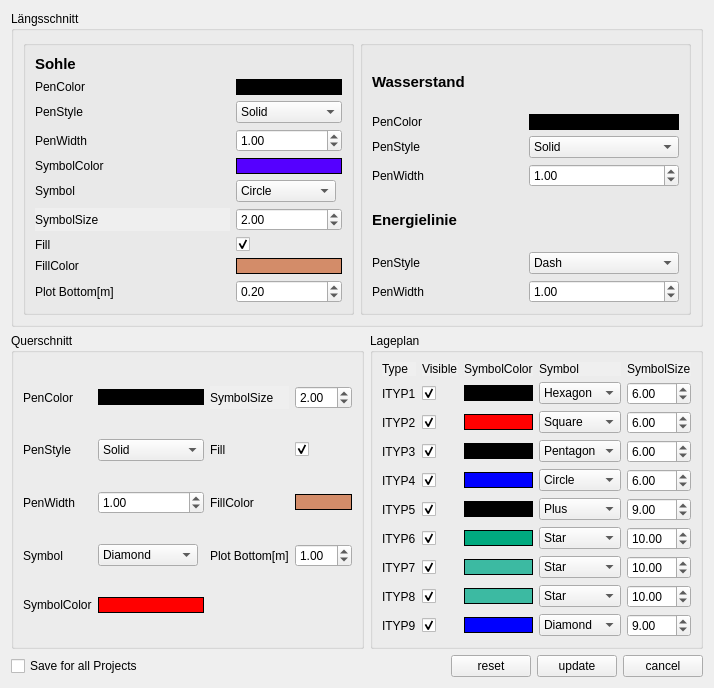
<?xml version="1.0" encoding="UTF-8"?>
<ui version="4.0">
 <class>settings</class>
 <widget class="QWidget" name="settings">
  <property name="geometry">
   <rect>
    <x>0</x>
    <y>0</y>
    <width>709</width>
    <height>646</height>
   </rect>
  </property>
  <property name="font">
   <font>
    <family>Segoe UI</family>
    <pointsize>9</pointsize>
   </font>
  </property>
  <property name="windowTitle">
   <string>Plot Einstellungen</string>
  </property>
  <property name="autoFillBackground">
   <bool>true</bool>
  </property>
  <layout class="QGridLayout" name="gridLayout">
   <item row="4" column="6">
    <widget class="QPushButton" name="cancel">
     <property name="text">
      <string>cancel</string>
     </property>
    </widget>
   </item>
   <item row="4" column="0">
    <widget class="QCheckBox" name="saveDefault">
     <property name="text">
      <string>Save for all Projects</string>
     </property>
    </widget>
   </item>
   <item row="0" column="0" colspan="7">
    <widget class="QGroupBox" name="groupBox_3">
     <property name="title">
      <string>Längsschnitt</string>
     </property>
     <layout class="QGridLayout" name="gridLayout_5">
      <item row="0" column="1">
       <widget class="QGroupBox" name="groupBox_5">
        <property name="title">
         <string/>
        </property>
        <layout class="QGridLayout" name="gridLayout_7">
         <item row="9" column="0">
          <widget class="QLabel" name="label_35">
           <property name="text">
            <string>PenWidth</string>
           </property>
          </widget>
         </item>
         <item row="3" column="0">
          <widget class="QLabel" name="label_31">
           <property name="text">
            <string>PenWidth</string>
           </property>
          </widget>
         </item>
         <item row="0" column="0" colspan="2">
          <widget class="QLabel" name="label_33">
           <property name="font">
            <font>
             <pointsize>11</pointsize>
             <weight>75</weight>
             <bold>true</bold>
            </font>
           </property>
           <property name="text">
            <string>Wasserstand</string>
           </property>
          </widget>
         </item>
         <item row="1" column="0">
          <widget class="QLabel" name="label_27">
           <property name="text">
            <string>PenColor</string>
           </property>
          </widget>
         </item>
         <item row="2" column="0">
          <widget class="QLabel" name="label_32">
           <property name="text">
            <string>PenStyle</string>
           </property>
          </widget>
         </item>
         <item row="3" column="1">
          <widget class="QDoubleSpinBox" name="wpw">
           <property name="value">
            <double>1.000000000000000</double>
           </property>
          </widget>
         </item>
         <item row="8" column="1">
          <widget class="QComboBox" name="eps">
           <property name="currentIndex">
            <number>1</number>
           </property>
           <item>
            <property name="text">
             <string>Solid</string>
            </property>
           </item>
           <item>
            <property name="text">
             <string>Dash</string>
            </property>
           </item>
           <item>
            <property name="text">
             <string>Dot</string>
            </property>
           </item>
           <item>
            <property name="text">
             <string>Dash-Dot</string>
            </property>
           </item>
           <item>
            <property name="text">
             <string>Dash-Dot-Dot</string>
            </property>
           </item>
          </widget>
         </item>
         <item row="8" column="0">
          <widget class="QLabel" name="label_34">
           <property name="text">
            <string>PenStyle</string>
           </property>
          </widget>
         </item>
         <item row="4" column="0" colspan="2">
          <widget class="QLabel" name="label_29">
           <property name="font">
            <font>
             <pointsize>11</pointsize>
             <weight>75</weight>
             <bold>true</bold>
            </font>
           </property>
           <property name="text">
            <string>Energielinie</string>
           </property>
          </widget>
         </item>
         <item row="1" column="1">
          <widget class="QPushButton" name="wpc">
           <property name="styleSheet">
            <string notr="true">QPushButton {
     background-color: rgb(0, 0, 0); border: 1px solid black;
}</string>
           </property>
           <property name="text">
            <string/>
           </property>
          </widget>
         </item>
         <item row="9" column="1">
          <widget class="QDoubleSpinBox" name="epw">
           <property name="value">
            <double>1.000000000000000</double>
           </property>
          </widget>
         </item>
         <item row="2" column="1">
          <widget class="QComboBox" name="wps">
           <item>
            <property name="text">
             <string>Solid</string>
            </property>
           </item>
           <item>
            <property name="text">
             <string>Dash</string>
            </property>
           </item>
           <item>
            <property name="text">
             <string>Dot</string>
            </property>
           </item>
           <item>
            <property name="text">
             <string>Dash-Dot</string>
            </property>
           </item>
           <item>
            <property name="text">
             <string>Dash-Dot-Dot</string>
            </property>
           </item>
          </widget>
         </item>
        </layout>
       </widget>
      </item>
      <item row="0" column="0">
       <widget class="QGroupBox" name="groupBox_2">
        <property name="title">
         <string/>
        </property>
        <layout class="QGridLayout" name="gridLayout_6">
         <item row="7" column="0">
          <widget class="QLabel" name="label_17">
           <property name="text">
            <string>Symbol</string>
           </property>
          </widget>
         </item>
         <item row="0" column="0" colspan="2">
          <widget class="QLabel" name="label_28">
           <property name="font">
            <font>
             <pointsize>11</pointsize>
             <weight>75</weight>
             <bold>true</bold>
            </font>
           </property>
           <property name="text">
            <string>Sohle</string>
           </property>
          </widget>
         </item>
         <item row="8" column="0">
          <widget class="QLabel" name="label_24">
           <property name="autoFillBackground">
            <bool>true</bool>
           </property>
           <property name="text">
            <string>SymbolSize</string>
           </property>
          </widget>
         </item>
         <item row="9" column="0">
          <widget class="QLabel" name="label_18">
           <property name="text">
            <string>Fill</string>
           </property>
          </widget>
         </item>
         <item row="4" column="0">
          <widget class="QLabel" name="label_42">
           <property name="text">
            <string>PenWidth</string>
           </property>
          </widget>
         </item>
         <item row="1" column="1">
          <widget class="QPushButton" name="lpc">
           <property name="styleSheet">
            <string notr="true">QPushButton {
     background-color: rgb(0, 0, 0); border: 1px solid black;
}</string>
           </property>
           <property name="text">
            <string/>
           </property>
          </widget>
         </item>
         <item row="10" column="0">
          <widget class="QLabel" name="label_26">
           <property name="text">
            <string>FillColor</string>
           </property>
          </widget>
         </item>
         <item row="11" column="1">
          <widget class="QDoubleSpinBox" name="lb">
           <property name="value">
            <double>0.200000000000000</double>
           </property>
          </widget>
         </item>
         <item row="10" column="1">
          <widget class="QPushButton" name="lfc">
           <property name="styleSheet">
            <string notr="true">QPushButton {
     background-color: rgb(211, 140, 105); border: 1px solid black;
}</string>
           </property>
           <property name="text">
            <string/>
           </property>
          </widget>
         </item>
         <item row="9" column="1">
          <widget class="QCheckBox" name="lf">
           <property name="text">
            <string/>
           </property>
           <property name="checked">
            <bool>true</bool>
           </property>
          </widget>
         </item>
         <item row="8" column="1">
          <widget class="QDoubleSpinBox" name="lg">
           <property name="decimals">
            <number>2</number>
           </property>
           <property name="value">
            <double>2.000000000000000</double>
           </property>
          </widget>
         </item>
         <item row="6" column="0">
          <widget class="QLabel" name="label_16">
           <property name="text">
            <string>SymbolColor</string>
           </property>
          </widget>
         </item>
         <item row="6" column="1">
          <widget class="QPushButton" name="lc">
           <property name="styleSheet">
            <string notr="true">QPushButton {
     background-color: rgb(85, 0, 255); border: 1px solid black;
}</string>
           </property>
           <property name="text">
            <string/>
           </property>
          </widget>
         </item>
         <item row="7" column="1">
          <widget class="QComboBox" name="ls">
           <property name="maximumSize">
            <size>
             <width>100</width>
             <height>16777215</height>
            </size>
           </property>
           <property name="currentIndex">
            <number>3</number>
           </property>
           <item>
            <property name="text">
             <string>Hexagon</string>
            </property>
           </item>
           <item>
            <property name="text">
             <string>Square</string>
            </property>
           </item>
           <item>
            <property name="text">
             <string>Pentagon</string>
            </property>
           </item>
           <item>
            <property name="text">
             <string>Circle</string>
            </property>
           </item>
           <item>
            <property name="text">
             <string>Plus</string>
            </property>
           </item>
           <item>
            <property name="text">
             <string>Diamond</string>
            </property>
           </item>
           <item>
            <property name="text">
             <string>Star</string>
            </property>
           </item>
          </widget>
         </item>
         <item row="1" column="0">
          <widget class="QLabel" name="label_40">
           <property name="text">
            <string>PenColor</string>
           </property>
          </widget>
         </item>
         <item row="11" column="0">
          <widget class="QLabel" name="label_25">
           <property name="text">
            <string>Plot Bottom[m]</string>
           </property>
          </widget>
         </item>
         <item row="2" column="0">
          <widget class="QLabel" name="label_41">
           <property name="text">
            <string>PenStyle</string>
           </property>
          </widget>
         </item>
         <item row="4" column="1">
          <widget class="QDoubleSpinBox" name="lpw">
           <property name="value">
            <double>1.000000000000000</double>
           </property>
          </widget>
         </item>
         <item row="2" column="1">
          <widget class="QComboBox" name="lps">
           <item>
            <property name="text">
             <string>Solid</string>
            </property>
           </item>
           <item>
            <property name="text">
             <string>Dash</string>
            </property>
           </item>
           <item>
            <property name="text">
             <string>Dot</string>
            </property>
           </item>
           <item>
            <property name="text">
             <string>Dash-Dot</string>
            </property>
           </item>
           <item>
            <property name="text">
             <string>Dash-Dot-Dot</string>
            </property>
           </item>
          </widget>
         </item>
        </layout>
       </widget>
      </item>
     </layout>
    </widget>
   </item>
   <item row="4" column="5">
    <widget class="QPushButton" name="ok">
     <property name="text">
      <string>update</string>
     </property>
    </widget>
   </item>
   <item row="4" column="4">
    <widget class="QPushButton" name="reset">
     <property name="text">
      <string>reset</string>
     </property>
    </widget>
   </item>
   <item row="2" column="3" colspan="4">
    <widget class="QGroupBox" name="groupBox_4">
     <property name="title">
      <string>Lageplan</string>
     </property>
     <layout class="QGridLayout" name="gridLayout_3">
      <item row="3" column="3">
       <widget class="QComboBox" name="s3">
        <property name="maximumSize">
         <size>
          <width>100</width>
          <height>16777215</height>
         </size>
        </property>
        <property name="currentIndex">
         <number>2</number>
        </property>
        <item>
         <property name="text">
          <string>Hexagon</string>
         </property>
        </item>
        <item>
         <property name="text">
          <string>Square</string>
         </property>
        </item>
        <item>
         <property name="text">
          <string>Pentagon</string>
         </property>
        </item>
        <item>
         <property name="text">
          <string>Circle</string>
         </property>
        </item>
        <item>
         <property name="text">
          <string>Plus</string>
         </property>
        </item>
        <item>
         <property name="text">
          <string>Diamond</string>
         </property>
        </item>
        <item>
         <property name="text">
          <string>Star</string>
         </property>
        </item>
       </widget>
      </item>
      <item row="7" column="3">
       <widget class="QComboBox" name="s7">
        <property name="maximumSize">
         <size>
          <width>100</width>
          <height>16777215</height>
         </size>
        </property>
        <property name="currentIndex">
         <number>6</number>
        </property>
        <item>
         <property name="text">
          <string>Hexagon</string>
         </property>
        </item>
        <item>
         <property name="text">
          <string>Square</string>
         </property>
        </item>
        <item>
         <property name="text">
          <string>Pentagon</string>
         </property>
        </item>
        <item>
         <property name="text">
          <string>Circle</string>
         </property>
        </item>
        <item>
         <property name="text">
          <string>Plus</string>
         </property>
        </item>
        <item>
         <property name="text">
          <string>Diamond</string>
         </property>
        </item>
        <item>
         <property name="text">
          <string>Star</string>
         </property>
        </item>
       </widget>
      </item>
      <item row="3" column="1">
       <widget class="QCheckBox" name="v3">
        <property name="text">
         <string/>
        </property>
        <property name="checked">
         <bool>true</bool>
        </property>
       </widget>
      </item>
      <item row="9" column="0">
       <widget class="QLabel" name="label_13">
        <property name="text">
         <string>ITYP9</string>
        </property>
       </widget>
      </item>
      <item row="6" column="1">
       <widget class="QCheckBox" name="v6">
        <property name="text">
         <string/>
        </property>
        <property name="checked">
         <bool>true</bool>
        </property>
       </widget>
      </item>
      <item row="5" column="4">
       <widget class="QDoubleSpinBox" name="g5">
        <property name="value">
         <double>9.000000000000000</double>
        </property>
       </widget>
      </item>
      <item row="0" column="0">
       <widget class="QLabel" name="label_14">
        <property name="autoFillBackground">
         <bool>true</bool>
        </property>
        <property name="text">
         <string>Type</string>
        </property>
       </widget>
      </item>
      <item row="6" column="4">
       <widget class="QDoubleSpinBox" name="g6">
        <property name="value">
         <double>10.000000000000000</double>
        </property>
       </widget>
      </item>
      <item row="8" column="1">
       <widget class="QCheckBox" name="v8">
        <property name="text">
         <string/>
        </property>
        <property name="checked">
         <bool>true</bool>
        </property>
       </widget>
      </item>
      <item row="1" column="0">
       <widget class="QLabel" name="label_5">
        <property name="text">
         <string>ITYP1</string>
        </property>
       </widget>
      </item>
      <item row="3" column="2">
       <widget class="QPushButton" name="c3">
        <property name="styleSheet">
         <string notr="true">QPushButton {
     background-color: rgb(0, 0, 0); border: 1px solid black;
}</string>
        </property>
        <property name="text">
         <string/>
        </property>
       </widget>
      </item>
      <item row="1" column="1">
       <widget class="QCheckBox" name="v1">
        <property name="text">
         <string/>
        </property>
        <property name="checked">
         <bool>true</bool>
        </property>
       </widget>
      </item>
      <item row="0" column="2">
       <widget class="QLabel" name="label_20">
        <property name="autoFillBackground">
         <bool>true</bool>
        </property>
        <property name="text">
         <string>SymbolColor</string>
        </property>
       </widget>
      </item>
      <item row="4" column="2">
       <widget class="QPushButton" name="c4">
        <property name="styleSheet">
         <string notr="true">QPushButton {
     background-color: rgb(0, 0, 255); border: 1px solid black;
}</string>
        </property>
        <property name="text">
         <string/>
        </property>
       </widget>
      </item>
      <item row="6" column="0">
       <widget class="QLabel" name="label_10">
        <property name="text">
         <string>ITYP6</string>
        </property>
       </widget>
      </item>
      <item row="3" column="4">
       <widget class="QDoubleSpinBox" name="g3">
        <property name="value">
         <double>6.000000000000000</double>
        </property>
       </widget>
      </item>
      <item row="8" column="2">
       <widget class="QPushButton" name="c8">
        <property name="styleSheet">
         <string notr="true">QPushButton {
     background-color: #3cbaa2; border: 1px solid black;
}</string>
        </property>
        <property name="text">
         <string/>
        </property>
       </widget>
      </item>
      <item row="2" column="3">
       <widget class="QComboBox" name="s2">
        <property name="maximumSize">
         <size>
          <width>100</width>
          <height>16777215</height>
         </size>
        </property>
        <property name="currentIndex">
         <number>1</number>
        </property>
        <item>
         <property name="text">
          <string>Hexagon</string>
         </property>
        </item>
        <item>
         <property name="text">
          <string>Square</string>
         </property>
        </item>
        <item>
         <property name="text">
          <string>Pentagon</string>
         </property>
        </item>
        <item>
         <property name="text">
          <string>Circle</string>
         </property>
        </item>
        <item>
         <property name="text">
          <string>Plus</string>
         </property>
        </item>
        <item>
         <property name="text">
          <string>Diamond</string>
         </property>
        </item>
        <item>
         <property name="text">
          <string>Star</string>
         </property>
        </item>
       </widget>
      </item>
      <item row="4" column="1">
       <widget class="QCheckBox" name="v4">
        <property name="text">
         <string/>
        </property>
        <property name="checked">
         <bool>true</bool>
        </property>
       </widget>
      </item>
      <item row="0" column="1">
       <widget class="QLabel" name="label_19">
        <property name="autoFillBackground">
         <bool>true</bool>
        </property>
        <property name="text">
         <string>Visible</string>
        </property>
       </widget>
      </item>
      <item row="7" column="4">
       <widget class="QDoubleSpinBox" name="g7">
        <property name="value">
         <double>10.000000000000000</double>
        </property>
       </widget>
      </item>
      <item row="2" column="1">
       <widget class="QCheckBox" name="v2">
        <property name="text">
         <string/>
        </property>
        <property name="checked">
         <bool>true</bool>
        </property>
       </widget>
      </item>
      <item row="2" column="2">
       <widget class="QPushButton" name="c2">
        <property name="styleSheet">
         <string notr="true">QPushButton {
     background-color: rgb(255, 0, 0); border: 1px solid black;
}</string>
        </property>
        <property name="text">
         <string/>
        </property>
       </widget>
      </item>
      <item row="0" column="4">
       <widget class="QLabel" name="label_22">
        <property name="autoFillBackground">
         <bool>true</bool>
        </property>
        <property name="text">
         <string>SymbolSize</string>
        </property>
       </widget>
      </item>
      <item row="5" column="0">
       <widget class="QLabel" name="label_9">
        <property name="text">
         <string>ITYP5</string>
        </property>
       </widget>
      </item>
      <item row="9" column="4">
       <widget class="QDoubleSpinBox" name="g9">
        <property name="value">
         <double>9.000000000000000</double>
        </property>
       </widget>
      </item>
      <item row="1" column="2">
       <widget class="QPushButton" name="c1">
        <property name="styleSheet">
         <string notr="true">QPushButton {
     background-color: rgb(0, 0, 0); border: 1px solid black;
}</string>
        </property>
        <property name="text">
         <string/>
        </property>
       </widget>
      </item>
      <item row="4" column="0">
       <widget class="QLabel" name="label_8">
        <property name="text">
         <string>ITYP4</string>
        </property>
       </widget>
      </item>
      <item row="4" column="3">
       <widget class="QComboBox" name="s4">
        <property name="maximumSize">
         <size>
          <width>100</width>
          <height>16777215</height>
         </size>
        </property>
        <property name="currentIndex">
         <number>3</number>
        </property>
        <item>
         <property name="text">
          <string>Hexagon</string>
         </property>
        </item>
        <item>
         <property name="text">
          <string>Square</string>
         </property>
        </item>
        <item>
         <property name="text">
          <string>Pentagon</string>
         </property>
        </item>
        <item>
         <property name="text">
          <string>Circle</string>
         </property>
        </item>
        <item>
         <property name="text">
          <string>Plus</string>
         </property>
        </item>
        <item>
         <property name="text">
          <string>Diamond</string>
         </property>
        </item>
        <item>
         <property name="text">
          <string>Star</string>
         </property>
        </item>
       </widget>
      </item>
      <item row="6" column="2">
       <widget class="QPushButton" name="c6">
        <property name="styleSheet">
         <string notr="true">QPushButton {
     background-color: rgb(0, 170, 127); border: 1px solid black;
}</string>
        </property>
        <property name="text">
         <string/>
        </property>
       </widget>
      </item>
      <item row="8" column="4">
       <widget class="QDoubleSpinBox" name="g8">
        <property name="value">
         <double>10.000000000000000</double>
        </property>
       </widget>
      </item>
      <item row="9" column="2">
       <widget class="QPushButton" name="c9">
        <property name="styleSheet">
         <string notr="true">QPushButton {
     background-color: rgb(0, 0, 255); border: 1px solid black;
}</string>
        </property>
        <property name="text">
         <string/>
        </property>
       </widget>
      </item>
      <item row="5" column="2">
       <widget class="QPushButton" name="c5">
        <property name="styleSheet">
         <string notr="true">QPushButton {
     background-color: rgb(0, 0, 0); border: 1px solid black;
}</string>
        </property>
        <property name="text">
         <string/>
        </property>
       </widget>
      </item>
      <item row="5" column="3">
       <widget class="QComboBox" name="s5">
        <property name="maximumSize">
         <size>
          <width>100</width>
          <height>16777215</height>
         </size>
        </property>
        <property name="currentIndex">
         <number>4</number>
        </property>
        <item>
         <property name="text">
          <string>Hexagon</string>
         </property>
        </item>
        <item>
         <property name="text">
          <string>Square</string>
         </property>
        </item>
        <item>
         <property name="text">
          <string>Pentagon</string>
         </property>
        </item>
        <item>
         <property name="text">
          <string>Circle</string>
         </property>
        </item>
        <item>
         <property name="text">
          <string>Plus</string>
         </property>
        </item>
        <item>
         <property name="text">
          <string>Diamond</string>
         </property>
        </item>
        <item>
         <property name="text">
          <string>Star</string>
         </property>
        </item>
       </widget>
      </item>
      <item row="2" column="4">
       <widget class="QDoubleSpinBox" name="g2">
        <property name="value">
         <double>6.000000000000000</double>
        </property>
       </widget>
      </item>
      <item row="5" column="1">
       <widget class="QCheckBox" name="v5">
        <property name="text">
         <string/>
        </property>
        <property name="checked">
         <bool>true</bool>
        </property>
       </widget>
      </item>
      <item row="9" column="3">
       <widget class="QComboBox" name="s9">
        <property name="maximumSize">
         <size>
          <width>100</width>
          <height>16777215</height>
         </size>
        </property>
        <property name="currentText">
         <string>Diamond</string>
        </property>
        <property name="currentIndex">
         <number>5</number>
        </property>
        <item>
         <property name="text">
          <string>Hexagon</string>
         </property>
        </item>
        <item>
         <property name="text">
          <string>Square</string>
         </property>
        </item>
        <item>
         <property name="text">
          <string>Pentagon</string>
         </property>
        </item>
        <item>
         <property name="text">
          <string>Circle</string>
         </property>
        </item>
        <item>
         <property name="text">
          <string>Plus</string>
         </property>
        </item>
        <item>
         <property name="text">
          <string>Diamond</string>
         </property>
        </item>
        <item>
         <property name="text">
          <string>Star</string>
         </property>
        </item>
       </widget>
      </item>
      <item row="1" column="4">
       <widget class="QDoubleSpinBox" name="g1">
        <property name="decimals">
         <number>2</number>
        </property>
        <property name="value">
         <double>6.000000000000000</double>
        </property>
       </widget>
      </item>
      <item row="7" column="2">
       <widget class="QPushButton" name="c7">
        <property name="styleSheet">
         <string notr="true">QPushButton {
     background-color: #3cbaa2; border: 1px solid black;
}</string>
        </property>
        <property name="text">
         <string/>
        </property>
       </widget>
      </item>
      <item row="7" column="0">
       <widget class="QLabel" name="label_11">
        <property name="text">
         <string>ITYP7</string>
        </property>
       </widget>
      </item>
      <item row="2" column="0">
       <widget class="QLabel" name="label_6">
        <property name="text">
         <string>ITYP2</string>
        </property>
       </widget>
      </item>
      <item row="9" column="1">
       <widget class="QCheckBox" name="v9">
        <property name="text">
         <string/>
        </property>
        <property name="checked">
         <bool>true</bool>
        </property>
       </widget>
      </item>
      <item row="6" column="3">
       <widget class="QComboBox" name="s6">
        <property name="maximumSize">
         <size>
          <width>100</width>
          <height>16777215</height>
         </size>
        </property>
        <property name="currentIndex">
         <number>6</number>
        </property>
        <item>
         <property name="text">
          <string>Hexagon</string>
         </property>
        </item>
        <item>
         <property name="text">
          <string>Square</string>
         </property>
        </item>
        <item>
         <property name="text">
          <string>Pentagon</string>
         </property>
        </item>
        <item>
         <property name="text">
          <string>Circle</string>
         </property>
        </item>
        <item>
         <property name="text">
          <string>Plus</string>
         </property>
        </item>
        <item>
         <property name="text">
          <string>Diamond</string>
         </property>
        </item>
        <item>
         <property name="text">
          <string>Star</string>
         </property>
        </item>
       </widget>
      </item>
      <item row="4" column="4">
       <widget class="QDoubleSpinBox" name="g4">
        <property name="value">
         <double>6.000000000000000</double>
        </property>
       </widget>
      </item>
      <item row="8" column="0">
       <widget class="QLabel" name="label_12">
        <property name="text">
         <string>ITYP8</string>
        </property>
       </widget>
      </item>
      <item row="7" column="1">
       <widget class="QCheckBox" name="v7">
        <property name="text">
         <string/>
        </property>
        <property name="checked">
         <bool>true</bool>
        </property>
       </widget>
      </item>
      <item row="1" column="3">
       <widget class="QComboBox" name="s1">
        <property name="maximumSize">
         <size>
          <width>100</width>
          <height>16777215</height>
         </size>
        </property>
        <item>
         <property name="text">
          <string>Hexagon</string>
         </property>
        </item>
        <item>
         <property name="text">
          <string>Square</string>
         </property>
        </item>
        <item>
         <property name="text">
          <string>Pentagon</string>
         </property>
        </item>
        <item>
         <property name="text">
          <string>Circle</string>
         </property>
        </item>
        <item>
         <property name="text">
          <string>Plus</string>
         </property>
        </item>
        <item>
         <property name="text">
          <string>Diamond</string>
         </property>
        </item>
        <item>
         <property name="text">
          <string>Star</string>
         </property>
        </item>
       </widget>
      </item>
      <item row="0" column="3">
       <widget class="QLabel" name="label_21">
        <property name="maximumSize">
         <size>
          <width>100</width>
          <height>16777215</height>
         </size>
        </property>
        <property name="autoFillBackground">
         <bool>true</bool>
        </property>
        <property name="text">
         <string>Symbol</string>
        </property>
       </widget>
      </item>
      <item row="3" column="0">
       <widget class="QLabel" name="label_7">
        <property name="text">
         <string>ITYP3</string>
        </property>
       </widget>
      </item>
      <item row="8" column="3">
       <widget class="QComboBox" name="s8">
        <property name="maximumSize">
         <size>
          <width>100</width>
          <height>16777215</height>
         </size>
        </property>
        <property name="currentIndex">
         <number>6</number>
        </property>
        <item>
         <property name="text">
          <string>Hexagon</string>
         </property>
        </item>
        <item>
         <property name="text">
          <string>Square</string>
         </property>
        </item>
        <item>
         <property name="text">
          <string>Pentagon</string>
         </property>
        </item>
        <item>
         <property name="text">
          <string>Circle</string>
         </property>
        </item>
        <item>
         <property name="text">
          <string>Plus</string>
         </property>
        </item>
        <item>
         <property name="text">
          <string>Diamond</string>
         </property>
        </item>
        <item>
         <property name="text">
          <string>Star</string>
         </property>
        </item>
       </widget>
      </item>
     </layout>
    </widget>
   </item>
   <item row="2" column="0" colspan="3">
    <widget class="QGroupBox" name="groupBox">
     <property name="title">
      <string>Querschnitt</string>
     </property>
     <layout class="QGridLayout" name="gridLayout_2">
      <item row="3" column="5">
       <widget class="QDoubleSpinBox" name="qb">
        <property name="value">
         <double>1.000000000000000</double>
        </property>
       </widget>
      </item>
      <item row="2" column="4">
       <widget class="QLabel" name="label_3">
        <property name="text">
         <string>FillColor</string>
        </property>
       </widget>
      </item>
      <item row="1" column="4">
       <widget class="QLabel" name="label_15">
        <property name="text">
         <string>Fill</string>
        </property>
       </widget>
      </item>
      <item row="2" column="0">
       <widget class="QLabel" name="label_45">
        <property name="text">
         <string>PenWidth</string>
        </property>
       </widget>
      </item>
      <item row="4" column="1">
       <widget class="QPushButton" name="qc">
        <property name="styleSheet">
         <string notr="true">QPushButton {
     background-color: rgb(255, 0, 0); border: 1px solid black;
}</string>
        </property>
        <property name="text">
         <string/>
        </property>
       </widget>
      </item>
      <item row="0" column="4">
       <widget class="QLabel" name="label_23">
        <property name="autoFillBackground">
         <bool>true</bool>
        </property>
        <property name="text">
         <string>SymbolSize</string>
        </property>
       </widget>
      </item>
      <item row="2" column="1">
       <widget class="QDoubleSpinBox" name="qpw">
        <property name="value">
         <double>1.000000000000000</double>
        </property>
       </widget>
      </item>
      <item row="1" column="5">
       <widget class="QCheckBox" name="qf">
        <property name="text">
         <string/>
        </property>
        <property name="checked">
         <bool>true</bool>
        </property>
       </widget>
      </item>
      <item row="2" column="5">
       <widget class="QPushButton" name="qfc">
        <property name="styleSheet">
         <string notr="true">QPushButton {
     background-color: rgb(211, 140, 105); border: 1px solid black;
}</string>
        </property>
        <property name="text">
         <string/>
        </property>
       </widget>
      </item>
      <item row="1" column="0">
       <widget class="QLabel" name="label_44">
        <property name="text">
         <string>PenStyle</string>
        </property>
       </widget>
      </item>
      <item row="3" column="0">
       <widget class="QLabel" name="label">
        <property name="text">
         <string>Symbol</string>
        </property>
       </widget>
      </item>
      <item row="1" column="1">
       <widget class="QComboBox" name="qps">
        <item>
         <property name="text">
          <string>Solid</string>
         </property>
        </item>
        <item>
         <property name="text">
          <string>Dash</string>
         </property>
        </item>
        <item>
         <property name="text">
          <string>Dot</string>
         </property>
        </item>
        <item>
         <property name="text">
          <string>Dash-Dot</string>
         </property>
        </item>
        <item>
         <property name="text">
          <string>Dash-Dot-Dot</string>
         </property>
        </item>
       </widget>
      </item>
      <item row="3" column="1">
       <widget class="QComboBox" name="qs">
        <property name="maximumSize">
         <size>
          <width>100</width>
          <height>16777215</height>
         </size>
        </property>
        <property name="currentIndex">
         <number>5</number>
        </property>
        <item>
         <property name="text">
          <string>Hexagon</string>
         </property>
        </item>
        <item>
         <property name="text">
          <string>Square</string>
         </property>
        </item>
        <item>
         <property name="text">
          <string>Pentagon</string>
         </property>
        </item>
        <item>
         <property name="text">
          <string>Circle</string>
         </property>
        </item>
        <item>
         <property name="text">
          <string>Plus</string>
         </property>
        </item>
        <item>
         <property name="text">
          <string>Diamond</string>
         </property>
        </item>
        <item>
         <property name="text">
          <string>Star</string>
         </property>
        </item>
       </widget>
      </item>
      <item row="4" column="0">
       <widget class="QLabel" name="label_2">
        <property name="text">
         <string>SymbolColor</string>
        </property>
       </widget>
      </item>
      <item row="0" column="5">
       <widget class="QDoubleSpinBox" name="qg">
        <property name="decimals">
         <number>2</number>
        </property>
        <property name="value">
         <double>2.000000000000000</double>
        </property>
       </widget>
      </item>
      <item row="3" column="4">
       <widget class="QLabel" name="label_4">
        <property name="text">
         <string>Plot Bottom[m]</string>
        </property>
       </widget>
      </item>
      <item row="0" column="0">
       <widget class="QLabel" name="label_43">
        <property name="text">
         <string>PenColor</string>
        </property>
       </widget>
      </item>
      <item row="0" column="1">
       <widget class="QPushButton" name="qpc">
        <property name="styleSheet">
         <string notr="true">QPushButton {
     background-color: rgb(0, 0, 0); border: 1px solid black;
}</string>
        </property>
        <property name="text">
         <string/>
        </property>
       </widget>
      </item>
     </layout>
    </widget>
   </item>
  </layout>
 </widget>
 <resources/>
 <connections/>
</ui>
